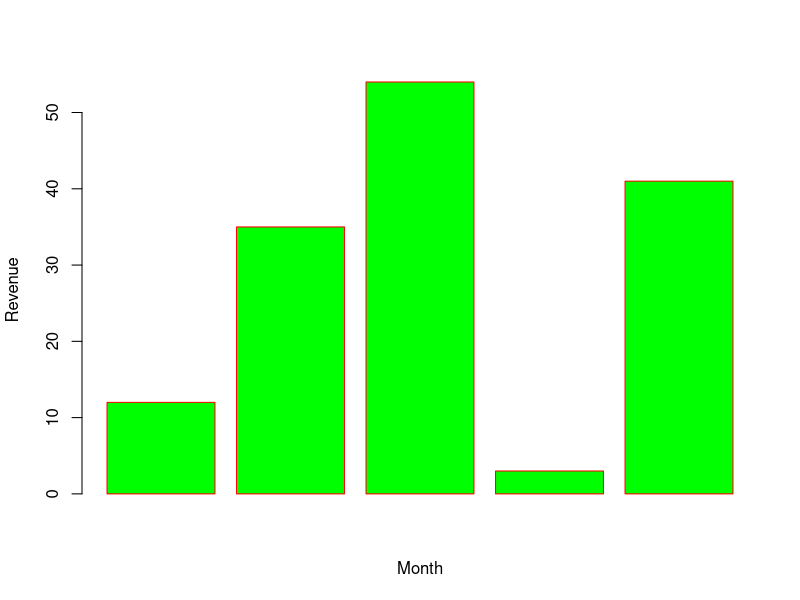

Generate this figure with R:
H <- c(12,35,54,3,41)  
M<- c("Feb","Mar","Apr","May","Jun")  
barplot(H,xlab="Month",ylab="Revenue",col="green",border="red")  
